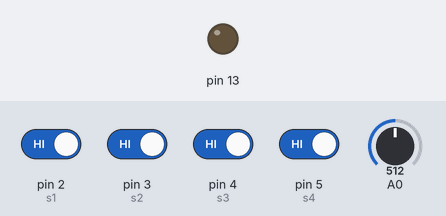
This sketch was run on a simulated Arduino Leonardo, built with avr-gcc and run on an emulated ATmega32U4. On the bench: output pins drawn as LEDs (lit = HIGH). The test bench sets the inputs (shaded band); at power-on: pin 2 (s1), pin 3 (s2), pin 4 (s3), pin 5 (s4) HIGH, A0 = 512. USB keyboard and mouse output is not drawn; what the sketch prints to the serial monitor is not drawn.

Above: at 1.2 s.
1.3 s: A0 set to 716
At 1.5 s:
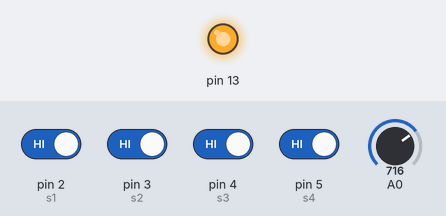
3.1 s: pin 2 (s1) driven LOW
5.0 s: pin 3 (s2) driven LOW
7.0 s: pin 4 (s3) driven LOW
9.3 s: pin 5 (s4) driven LOW
Timing chart, 0 to 12.3 s (numbered marks = the images above; inputs shaded):
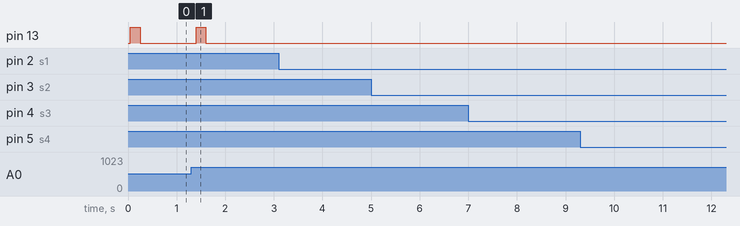

The sketch:

transmatter_hardware.ino
```cpp
#include "Keyboard.h"
int adc_key_val[5] ={600,650, 700,  800, 900 };
int NUM_KEYS = 5;
int adc_key_in;
int key=-1;
int oldkey=-1;
int s1 = 2;
int s2 = 3;
int s3 = 4;
int s4 = 5;

void setup(){
  pinMode(13, OUTPUT);
  Serial.begin(9600);
  Keyboard.begin();
}

void loop(){
  adc_key_in = analogRead(0);    // read the value from the sensor
  digitalWrite(13,LOW);
  key = get_key(adc_key_in);  // convert into key press
  int v1 = digitalRead(s1);
  int v2 = digitalRead(s2);
  int v3 = digitalRead(s3);
  int v4 = digitalRead(s4);

  if (v1 == 0) {
    Keyboard.press('z');
    Serial.println("z");
    delay(100);
    Keyboard.release('z');
  }
    if (v2 == 0) {
    Keyboard.press('x');
    Serial.println("x");
    delay(100);
    Keyboard.release('x');
  }
    if (v3 == 0) {
    Keyboard.press('c');
    Serial.println("c");
    delay(100);
    Keyboard.release('c');
  }
    if (v4 == 0) {
    Keyboard.press('m');
    Serial.println("m");
    delay(100);
    Keyboard.release('m');
  }
  if (key != oldkey){
    delay(50);  // wait for debounce time
    adc_key_in = analogRead(0);    // read the value from the sensor
    key = get_key(adc_key_in);    // convert into key press
    if (key != oldkey){
      oldkey = key;
      if (key >=0){
        digitalWrite(13,HIGH);
        switch(key){
           case 0:
                  Keyboard.press(KEY_UP_ARROW);
                  delay(100);
                  Keyboard.release(KEY_UP_ARROW);
                  Serial.println("arrow up");
                  break;
           case 1:
                  Keyboard.press(KEY_LEFT_ARROW);
                  delay(100);
                  Keyboard.release(KEY_LEFT_ARROW);
                  Serial.println("arrow left");
                  break;
           case 2:
                  Keyboard.press(KEY_DOWN_ARROW);
                  delay(100);
                  Keyboard.release(KEY_DOWN_ARROW);
                  Serial.println("arrow down");
                  break;
           case 3:
                  Keyboard.press(KEY_RIGHT_ARROW);
                  delay(100);
                  Keyboard.release(KEY_RIGHT_ARROW);
                  Serial.println("arrow right");
                  break;
           case 4:
                  Keyboard.press(' ');
                  delay(100);
                  Keyboard.release(' ');
                  Serial.println("spacebar");
                  break;
        }
      }
    }
  }
 delay(100);
}

int get_key(unsigned int input){
    int k;
    for (k = 0; k < NUM_KEYS; k++){
      if (input < adc_key_val[k]){
            return k;
        }
   }
   if (k >= NUM_KEYS)k = -1;  // No valid key pressed
   return k;
}
```

Measured:
- after the input at 1.3 s, pin 13: LOW → HIGH after 0.10 s, → LOW 0.20 s later
- after the input at 3.1 s, every drawn part: stays the same
- after the input at 5.0 s, every drawn part: stays the same
- after the input at 7.0 s, every drawn part: stays the same
- after the input at 9.3 s, every drawn part: stays the same
